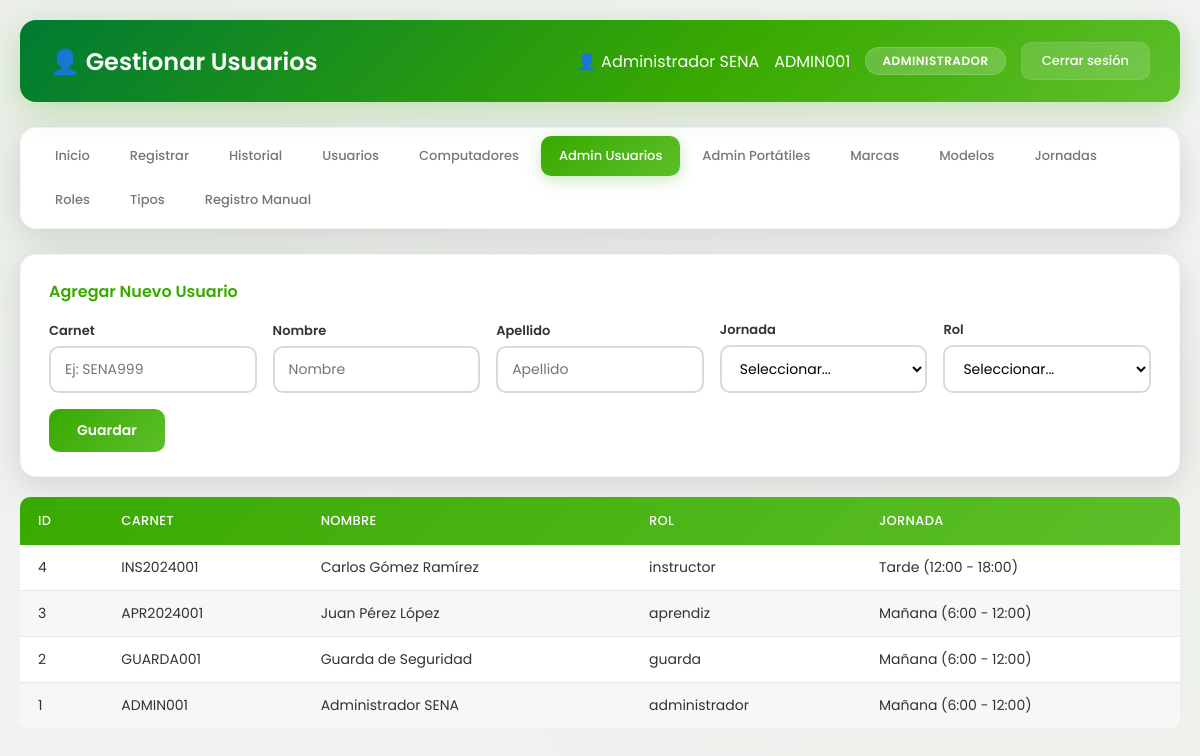
/admin/usuario.php (signed in), run on the app's committed database.
### tables this page shows
CREATE TABLE usuario (
    id int(11) NOT NULL AUTO_INCREMENT,
    carnet varchar(20) NOT NULL,
    nombre_completo varchar(100) NOT NULL,
    contrasena varchar(255) NOT NULL,
    rol varchar(50) NOT NULL,
    id_jornada int(11) NOT NULL,
    PRIMARY KEY (id),
    UNIQUE KEY carnet (carnet),
    KEY id_jornada (id_jornada),
    CONSTRAINT usuario_ibfk_1 FOREIGN KEY (id_jornada) REFERENCES jornada (id) ON DELETE CASCADE
);

CREATE TABLE jornada (
    id int(11) NOT NULL AUTO_INCREMENT,
    nombre varchar(50) NOT NULL,
    PRIMARY KEY (id),
    UNIQUE KEY nombre (nombre)
);

### admin/usuario.php (the view, shortened to what this page needs)
<?php
require_once '../config/db.php';
$titulo = 'Gestionar Usuarios';
$usuarios = $pdo->query("
    SELECT u.*, j.nombre as jornada_nombre
    FROM usuario u
    LEFT JOIN jornada j ON u.id_jornada = j.id
    ORDER BY u.id DESC
")->fetchAll();
?>
<!DOCTYPE html>
<html lang="es">
<head>
    <link rel="stylesheet" href="../css/style.css">
</head>
<body>
    <div class="dashboard-container">
        <div class="header">
            <h1>👤 <?= $titulo ?></h1>
            <div class="user-info">
                <span>👤 <?= htmlspecialchars($_SESSION['nombre_completo']) ?></span>
                <span> <?= htmlspecialchars($_SESSION['carnet']) ?></span>
                <span class="badge"><?= htmlspecialchars($_SESSION['rol']) ?></span>
                <a href="../logout.php" class="btn-logout">Cerrar sesión</a>
            </div>
        </div>
        <?php include '../includes/menu.php'; ?>
        <div class="card">
            <h3>Agregar Nuevo Usuario</h3>
            <form action="guardar_usuario.php" method="POST">
                <div class="form-row">
                    <div class="form-group">
                        <label>Carnet</label>
                        <input type="text" name="carnet" placeholder="Ej: SENA999" required>
                    </div>
                    <div class="form-group">
                        <label>Nombre</label>
                        <input type="text" name="nombre" placeholder="Nombre" required>
                    </div>
                    <div class="form-group">
                        <label>Apellido</label>
                        <input type="text" name="apellido" placeholder="Apellido" required>
                    </div>
                    <div class="form-group">
                        <label>Jornada</label>
                        <select name="id_jornada" required>
                            <option value="">Seleccionar...</option>
                        </select>
                    </div>
                    <div class="form-group">
                        <label>Rol</label>
                        <select name="id_rol" required>
                            <option value="">Seleccionar...</option>
                        </select>
                    </div>
                    <div class="form-group" style="flex: 0 0 auto;">
                        <button type="submit" class="btn-success">Guardar</button>
                    </div>
                </div>
            </form>
        </div>
        <table>
            <thead>
                <tr>
                    <th>ID</th>
                    <th>Carnet</th>
                    <th>Nombre</th>
                    <th>Rol</th>
                    <th>Jornada</th>
                </tr>
            </thead>
            <tbody>
                <?php foreach ($usuarios as $u): ?>
                    <tr>
                        <td><?= $u['id'] ?></td>
                        <td><?= htmlspecialchars($u['carnet']) ?></td>
                        <td><?= htmlspecialchars($u['nombre_completo']) ?></td>
                        <td><?= htmlspecialchars($u['rol']) ?></td>
                        <td><?= $u['jornada_nombre'] ?? 'Sin asignar' ?></td>
                    </tr>
                <?php endforeach; ?>
            </tbody>
        </table>
    </div>
</body>
</html>

### css/style.css (style rules this page uses)
:root { --primary: #39A900; --primary-light: #5CBF2A; --primary-dark: #007A33; --secondary: #7AC943; --accent: #FFCC00; --success: #39A900; --danger: #D50000; --warning: #FFB300; --gold: #FFCC00; --white: #FFFFFF; --gray-light: #F2F2F2; --gray: #777777; --dark: #333333; --shadow: 0 8px 32px rgba(0,0,0,0.12); --shadow-hover: 0 12px 48px rgba(0,0,0,0.18); --radius: 16px; --radius-sm: 10px; }
* { margin: 0; padding: 0; box-sizing: border-box; }
body { font-family: 'Poppins', 'Segoe UI', sans-serif; background: var(--gray-light); color: var(--dark); min-height: 100vh; background-image: radial-gradient( ellipse at 10% 20%, rgba(57, 169, 0, 0.05) 0%, transparent 50% ), radial-gradient( ellipse at 90% 80%, rgba(122, 201, 67, 0.05) 0%, transparent 50% ); }
.dashboard-container { max-width: 1360px; margin: 0 auto; padding: 20px; }
.header { background: linear-gradient( 135deg, var(--primary-dark)0%, var(--primary) 60%, var(--primary-light) 100% ); color: white; border-radius: var(--radius); padding: 22px 30px; box-shadow: 0 8px 32px rgba(57, 169, 0, 0.25); margin-bottom: 25px; display: flex; justify-content: space-between; align-items: center; position: relative; overflow: hidden; }
.header::before { content: ''; position: absolute; top: -50%; right: -10%; width: 300px; height: 300px; background: radial-gradient( circle, rgba(122, 201, 67, 0.12) 0%, transparent 70% ); border-radius: 50%; }
.header h1 { font-size: 24px; font-weight: 600; position: relative; z-index: 1; }
.user-info { display: flex; align-items: center; gap: 15px; position: relative; z-index: 1; }
.badge { background: rgba(255,255,255,0.2); color: white; padding: 4px 16px; border-radius: 20px; font-size: 12px; font-weight: 600; text-transform: uppercase; letter-spacing: 0.5px; backdrop-filter: blur(5px); border: 1px solid rgba(255,255,255,0.15); }
.btn-logout { background: rgba(255,255,255,0.15); color: white; padding: 8px 20px; border-radius: var(--radius-sm); text-decoration: none; font-size: 13px; font-weight: 500; transition: all 0.3s; backdrop-filter: blur(5px); border: 1px solid rgba(255,255,255,0.1); }
.card { background: white; padding: 24px 28px; border-radius: var(--radius); box-shadow: var(--shadow); margin-bottom: 20px; border: 1px solid rgba(0,0,0,0.04); transition: all 0.3s; }
.card h3 { color: #39A900; margin-bottom: 16px; font-size: 16px; font-weight: 600; display: flex; align-items: center; gap: 10px; }
table { width: 100%; background: white; border-radius: var(--radius-sm); overflow: hidden; border-collapse: collapse; }
thead { background: linear-gradient( 135deg, #39A900, #5CBF2A ); color: white; }
thead th { padding: 14px 18px; text-align: left; font-weight: 500; font-size: 13px; text-transform: uppercase; letter-spacing: 0.3px; }
tbody td { padding: 12px 18px; border-bottom: 1px solid #E6E6E6; font-size: 14px; }
tbody tr:nth-child(even) { background: #F7F7F7; }
tbody tr:last-child td { border-bottom: none; }
.form-row { display: flex; flex-wrap: wrap; gap: 16px; align-items: flex-end; }
.form-group { flex: 1; min-width: 180px; }
.form-group label { display: block; margin-bottom: 5px; font-weight: 600; color: var(--dark); font-size: 13px; }
.form-group input, .form-group select, .form-group textarea { width: 100%; padding: 11px 14px; border: 2px solid #D9D9D9; border-radius: var(--radius-sm); font-size: 14px; transition: all 0.3s; font-family: 'Poppins', sans-serif; background: white; }
.btn-success { background: linear-gradient( 135deg, #39A900, #5CBF2A ); color: white; border: none; padding: 11px 28px; border-radius: var(--radius-sm); cursor: pointer; font-weight: 600; font-size: 14px; transition: all 0.3s; font-family: 'Poppins', sans-serif; }

### data on the page
usuario: id "4", carnet "INS2024001", nombre_completo "Carlos Gómez Ramírez", rol "instructor", id_jornada.nombre "Tarde (12:00 - 18:00)"
usuario: id "3", carnet "APR2024001", nombre_completo "Juan Pérez López", rol "aprendiz", id_jornada.nombre "Mañana (6:00 - 12:00)"
usuario: id "2", carnet "GUARDA001", nombre_completo "Guarda de Seguridad", rol "guarda", id_jornada.nombre "Mañana (6:00 - 12:00)"
usuario: id "1", carnet "ADMIN001", nombre_completo "Administrador SENA", rol "administrador", id_jornada.nombre "Mañana (6:00 - 12:00)"

### other printed values
$titulo "Gestionar Usuarios"
$_SESSION['nombre_completo'] "Administrador SENA"
$_SESSION['carnet'] "ADMIN001"
$_SESSION['rol'] "ADMINISTRADOR"
